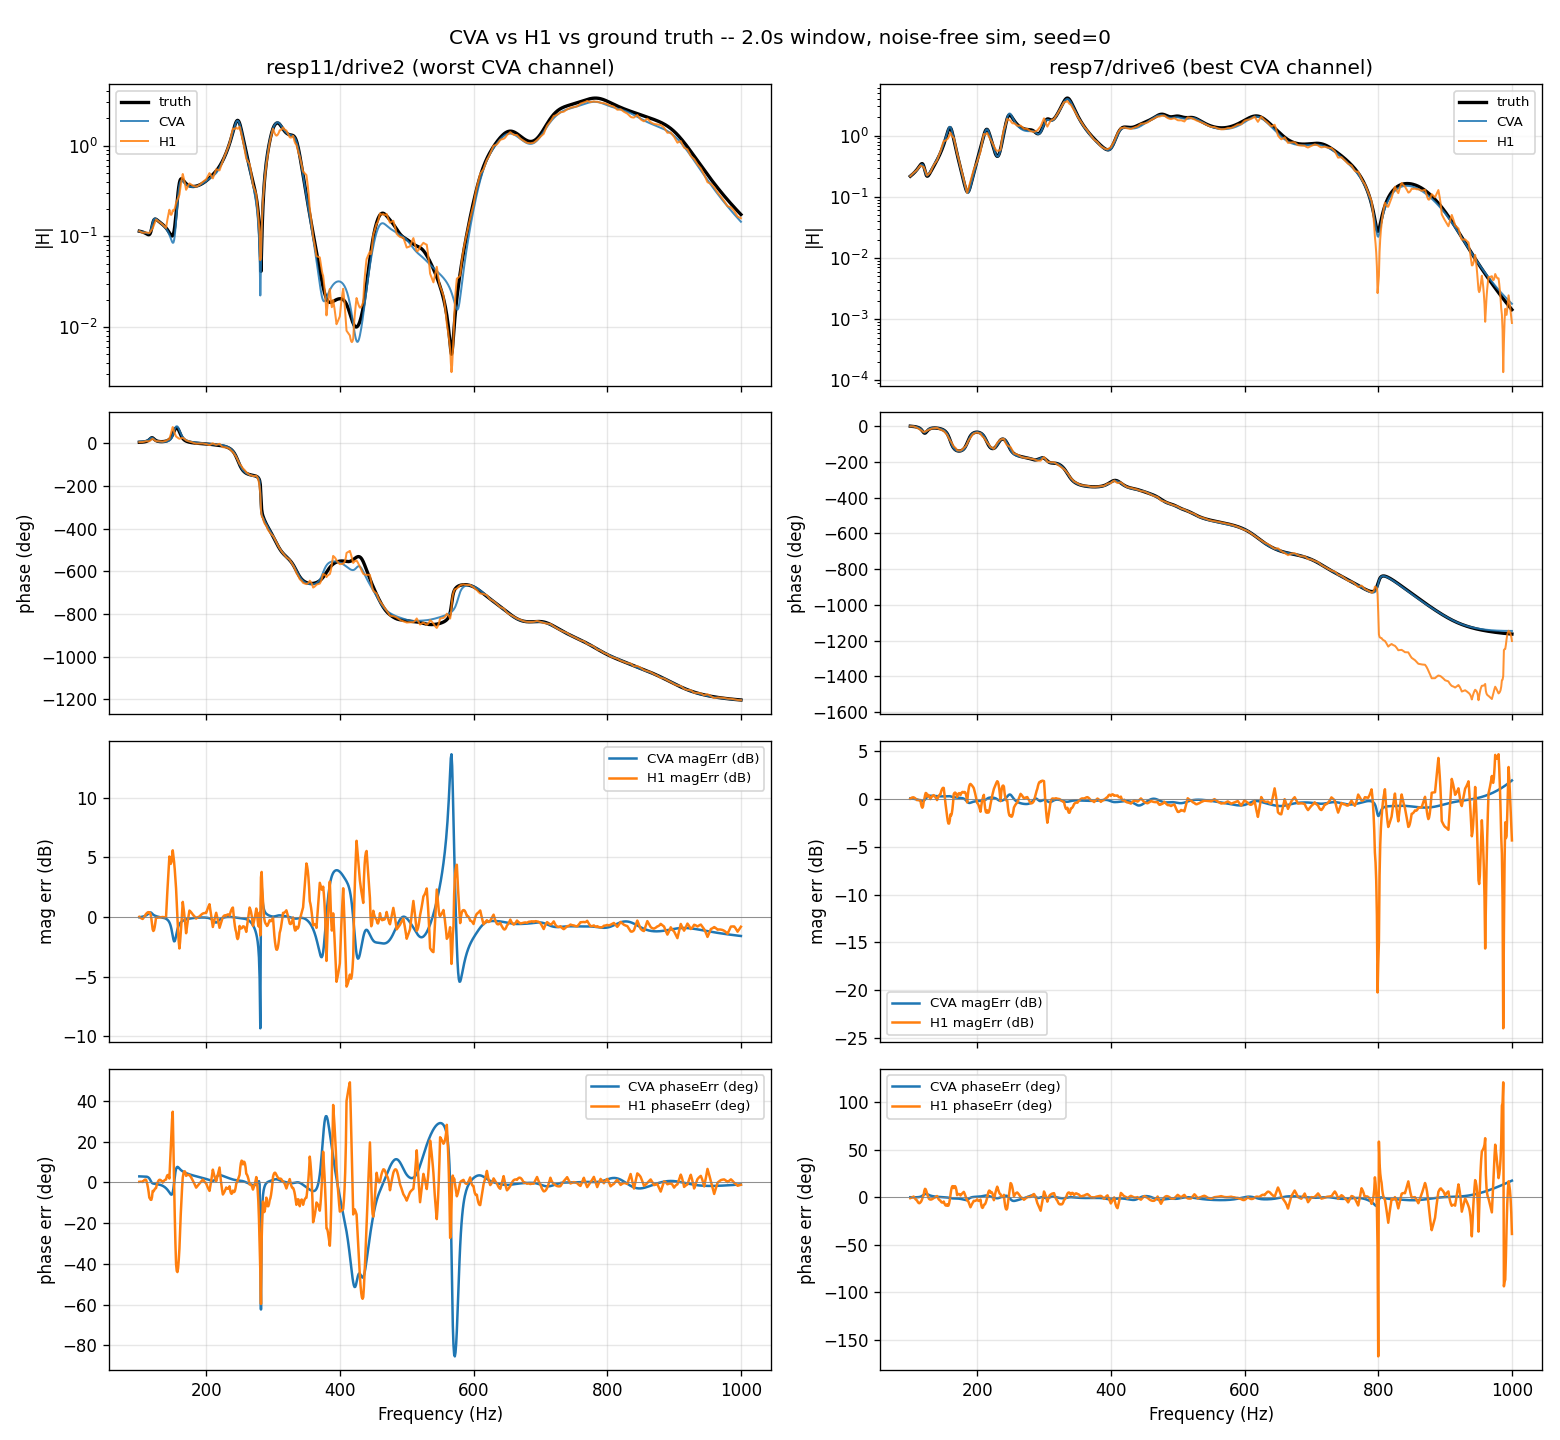

Python code for this plot:
"""
Direct CVA-vs-H1 comparison against known ground truth, per response/drive
channel pair, magnitude AND phase separately -- requested 2026-09-01 to
pin down the FORM of the error seen in the live no-FRF-update control run
(design doc section 15), since that run's sysid_frf was fit OPEN LOOP (no
feedback contamination) on the simulated (effectively noise-free) 6-drive/
12-response/8-control virtual hardware.

Reuses the same machinery as validate_global_cva.py / build_true_system.py
(same linear ground-truth system, same fs=5120, same broadband amp=0.05
excitation) but:
  - calls global_cva_innovations (refine_iters=1), matching what
    spectral_processing.py's _run_cva_processing ACTUALLY calls live, not
    the plain global_cva_v2 the original validation table used
  - uses cva_window_seconds=2.0 (the live default in
    SpectralProcessingMetadata), matching the live sys-ID window
  - breaks the error down PER RESPONSE CHANNEL (mean/max over the 6 drives)
    in both magnitude (dB) and phase (deg), for both CVA and H1, so it's
    directly comparable to section 15's self-predicted-vs-actual per-
    channel table
  - also computes CVA-vs-H1 direct disagreement (not just vs truth) since
    that's the "form of the error" question

ASSUMPTIONS (flagged explicitly, not verified against the live GUI config):
  - the live runs used the base LINEAR ground-truth system
    (sdynpy_frame6x12_system.npz), not the shifted/nonlinear variants that
    also exist in this results folder
  - fs=5120 Hz, broadband randn excitation at the same amplitude scale as
    the existing validation scripts
  - H1 uses nperseg=1024, 50% overlap (matches the existing comparison
    scripts in this repo, not independently re-derived from the live H1
    pipeline's actual frame_size)
If any of these don't match the actual live configuration, the numbers
below characterize the METHOD's noise-free behavior, not necessarily the
literal live run -- worth re-running with corrected assumptions if this
doesn't reproduce the live pattern.
"""
import os
import sys
import numpy as np
import scipy.signal as sig
import matplotlib
matplotlib.use('Agg')
import matplotlib.pyplot as plt

_HERE = os.path.dirname(os.path.abspath(__file__))
REPO = os.environ.get("RATTLESNAKE_REPO") or os.path.expanduser("~/mnt/rattlesnake-vibration-controller")
GLOBALCVA = os.path.join(REPO, "globalcva")
sys.path.insert(0, GLOBALCVA)
from build_true_system import build_system, generate_drive_response
from global_cva_frf import global_cva_innovations, frf_from_ss

RESULTS_DIR = os.path.join(REPO, "examples", "sixdrive12resp", "results")
OUT_DIR = _HERE

FS = 5120.0
DT = 1.0 / FS
LAGS, RANK, REFINE_ITERS = 40, 66, 1     # live validated defaults
WINDOW_SECONDS = 2.0                      # live cva_window_seconds default
H1_NPERSEG = 1024

info = build_system()
sys_ss = info['sys_ss']
f_band = info['f_band']
H_gt = info['H_gt_band']         # (F, 8, 6)
nout, nin = H_gt.shape[1], H_gt.shape[2]


def h1_estimate(y, u, fs, nperseg):
    nperseg = min(nperseg, y.shape[1] // 2)
    f_w, Suu = sig.csd(u[None, :, :], u[:, None, :], fs=fs, nperseg=nperseg,
                        noverlap=nperseg // 2, axis=-1)
    _, Syu = sig.csd(u[None, :, :], y[:, None, :], fs=fs, nperseg=nperseg,
                      noverlap=nperseg // 2, axis=-1)
    Suu = np.moveaxis(Suu, -1, 0)
    Syu = np.moveaxis(Syu, -1, 0)
    H = np.zeros_like(Syu)
    for k in range(Suu.shape[0]):
        H[k] = Syu[k] @ np.linalg.pinv(Suu[k])
    return f_w, H


def interp_complex(f_src, H_src, f_dst):
    out = np.zeros((len(f_dst),) + H_src.shape[1:], dtype=complex)
    for a in range(H_src.shape[1]):
        for b in range(H_src.shape[2]):
            out[:, a, b] = (np.interp(f_dst, f_src, H_src[:, a, b].real) +
                             1j * np.interp(f_dst, f_src, H_src[:, a, b].imag))
    return out


def mag_db_err(H_est, H_ref):
    """|H_est|/|H_ref| in dB, per bin/channel."""
    return 20 * np.log10(np.maximum(np.abs(H_est), 1e-30) / np.maximum(np.abs(H_ref), 1e-30))


def phase_err_deg(H_est, H_ref):
    """Wrapped phase difference in degrees, per bin/channel (angle of the
    ratio -- avoids unwrap ambiguity, correct for a static per-bin diff)."""
    ratio = H_est * np.conj(H_ref) / np.maximum(np.abs(H_est) * np.abs(H_ref), 1e-30)
    return np.angle(ratio, deg=True)


def run_one(seed):
    u, y = generate_drive_response(sys_ss, WINDOW_SECONDS, fs=FS, seed=seed, amp=0.05)

    result = global_cva_innovations(y, u, lags=LAGS, tol=1e-10, rank=RANK,
                                     refine_iters=REFINE_ITERS)
    H_cva = frf_from_ss(result['A'], result['B'], result['C'], result['D'], f_band, DT)

    f_w, H_h1_raw = h1_estimate(y, u, FS, H1_NPERSEG)
    H_h1 = interp_complex(f_w, H_h1_raw, f_band)

    return H_cva, H_h1


def summarize(H_cva, H_h1):
    mag_err_cva = mag_db_err(H_cva, H_gt)          # (F, nout, nin)
    mag_err_h1 = mag_db_err(H_h1, H_gt)
    phase_err_cva = phase_err_deg(H_cva, H_gt)
    phase_err_h1 = phase_err_deg(H_h1, H_gt)
    mag_disagree = mag_db_err(H_cva, H_h1)          # CVA vs H1 directly
    phase_disagree = phase_err_deg(H_cva, H_h1)

    print(f"\n{'resp':>5} | {'CVA magErr(dB)':>22} | {'CVA phaseErr(deg)':>24} "
          f"| {'H1 magErr(dB)':>22} | {'H1 phaseErr(deg)':>24} | {'CVAvH1 mag/phase':>20}")
    print("-" * 145)
    for r in range(nout):
        mc = np.abs(mag_err_cva[:, r, :])
        pc = np.abs(phase_err_cva[:, r, :])
        mh = np.abs(mag_err_h1[:, r, :])
        ph = np.abs(phase_err_h1[:, r, :])
        md = np.abs(mag_disagree[:, r, :])
        pd = np.abs(phase_disagree[:, r, :])
        print(f"resp{r+7:2d} | mean={np.mean(mc):6.2f} max={np.max(mc):6.2f}      "
              f"| mean={np.mean(pc):7.2f} max={np.max(pc):7.2f}        "
              f"| mean={np.mean(mh):6.2f} max={np.max(mh):6.2f}      "
              f"| mean={np.mean(ph):7.2f} max={np.max(ph):7.2f}        "
              f"| mag={np.mean(md):5.2f} phase={np.mean(pd):6.2f}")

    overall_cva_mag = np.linalg.norm(H_cva - H_gt) / np.linalg.norm(H_gt)
    overall_h1_mag = np.linalg.norm(H_h1 - H_gt) / np.linalg.norm(H_gt)
    print(f"\nOverall relative error (complex norm, matches validate_global_cva.py's metric):"
          f"  CVA={overall_cva_mag:.4f}  H1={overall_h1_mag:.4f}")
    return dict(mag_err_cva=mag_err_cva, mag_err_h1=mag_err_h1,
                phase_err_cva=phase_err_cva, phase_err_h1=phase_err_h1,
                mag_disagree=mag_disagree, phase_disagree=phase_disagree)


print(f"CVA (global_cva_innovations, lags={LAGS}, rank={RANK}, refine_iters={REFINE_ITERS}) "
      f"vs H1 (nperseg={H1_NPERSEG}) vs ground truth, {WINDOW_SECONDS}s window, fs={FS}, "
      f"noise-free simulated linear system")

all_seed_results = {}
for seed in [0, 1, 2]:
    print(f"\n{'='*100}\nseed={seed}")
    H_cva, H_h1 = run_one(seed)
    all_seed_results[seed] = summarize(H_cva, H_h1)
    if seed == 0:
        H_cva_0, H_h1_0 = H_cva, H_h1

# --- identify worst and best CVA response channels (seed 0) for plotting ---
mag_err_cva_0 = np.abs(all_seed_results[0]['mag_err_cva'])
per_resp_mean_err = mag_err_cva_0.mean(axis=(0, 2))
worst_resp = int(np.argmax(per_resp_mean_err))
best_resp = int(np.argmin(per_resp_mean_err))
print(f"\nSeed 0: worst CVA response channel = resp{worst_resp+7} "
      f"(mean|magErr|={per_resp_mean_err[worst_resp]:.2f} dB), "
      f"best = resp{best_resp+7} (mean|magErr|={per_resp_mean_err[best_resp]:.2f} dB)")

# --- plot worst and best channel, magnitude + phase, CVA vs H1 vs truth ---
fig, axes = plt.subplots(4, 2, figsize=(13, 12), sharex=True)
for col, (resp_i, label) in enumerate([(worst_resp, 'worst'), (best_resp, 'best')]):
    drive_i = int(np.argmax(np.abs(H_gt[:, resp_i, :]).mean(axis=0)))
    ax_mag, ax_ph = axes[0, col], axes[1, col]
    ax_mag.semilogy(f_band, np.abs(H_gt[:, resp_i, drive_i]), 'k-', lw=2, label='truth')
    ax_mag.semilogy(f_band, np.abs(H_cva_0[:, resp_i, drive_i]), lw=1.2, alpha=0.85, label='CVA')
    ax_mag.semilogy(f_band, np.abs(H_h1_0[:, resp_i, drive_i]), lw=1.2, alpha=0.85, label='H1')
    ax_mag.set_title(f'resp{resp_i+7}/drive{drive_i+1} ({label} CVA channel)')
    ax_mag.legend(fontsize=8); ax_mag.grid(True, alpha=0.3)
    ax_mag.set_ylabel('|H|')

    ph_gt = np.unwrap(np.angle(H_gt[:, resp_i, drive_i])) * 180 / np.pi
    ph_cva = np.unwrap(np.angle(H_cva_0[:, resp_i, drive_i])) * 180 / np.pi
    ph_h1 = np.unwrap(np.angle(H_h1_0[:, resp_i, drive_i])) * 180 / np.pi
    ax_ph.plot(f_band, ph_gt, 'k-', lw=2, label='truth')
    ax_ph.plot(f_band, ph_cva, lw=1.2, alpha=0.85, label='CVA')
    ax_ph.plot(f_band, ph_h1, lw=1.2, alpha=0.85, label='H1')
    ax_ph.set_ylabel('phase (deg)'); ax_ph.grid(True, alpha=0.3)

    ax_magerr = axes[2, col]
    ax_magerr.plot(f_band, mag_db_err(H_cva_0[:, resp_i, drive_i], H_gt[:, resp_i, drive_i]),
                    label='CVA magErr (dB)')
    ax_magerr.plot(f_band, mag_db_err(H_h1_0[:, resp_i, drive_i], H_gt[:, resp_i, drive_i]),
                    label='H1 magErr (dB)')
    ax_magerr.axhline(0, color='gray', lw=0.5)
    ax_magerr.legend(fontsize=8); ax_magerr.grid(True, alpha=0.3)
    ax_magerr.set_ylabel('mag err (dB)')

    ax_pherr = axes[3, col]
    ax_pherr.plot(f_band, phase_err_deg(H_cva_0[:, resp_i, drive_i], H_gt[:, resp_i, drive_i]),
                   label='CVA phaseErr (deg)')
    ax_pherr.plot(f_band, phase_err_deg(H_h1_0[:, resp_i, drive_i], H_gt[:, resp_i, drive_i]),
                   label='H1 phaseErr (deg)')
    ax_pherr.axhline(0, color='gray', lw=0.5)
    ax_pherr.legend(fontsize=8); ax_pherr.grid(True, alpha=0.3)
    ax_pherr.set_ylabel('phase err (deg)'); ax_pherr.set_xlabel('Frequency (Hz)')

fig.suptitle(f'CVA vs H1 vs ground truth -- {WINDOW_SECONDS}s window, noise-free sim, seed=0')
fig.tight_layout()
out_png = os.path.join(OUT_DIR, "cva_vs_h1_phase_comparison.png")
fig.savefig(out_png, dpi=120)
print(f"\nplot -> {out_png}")
